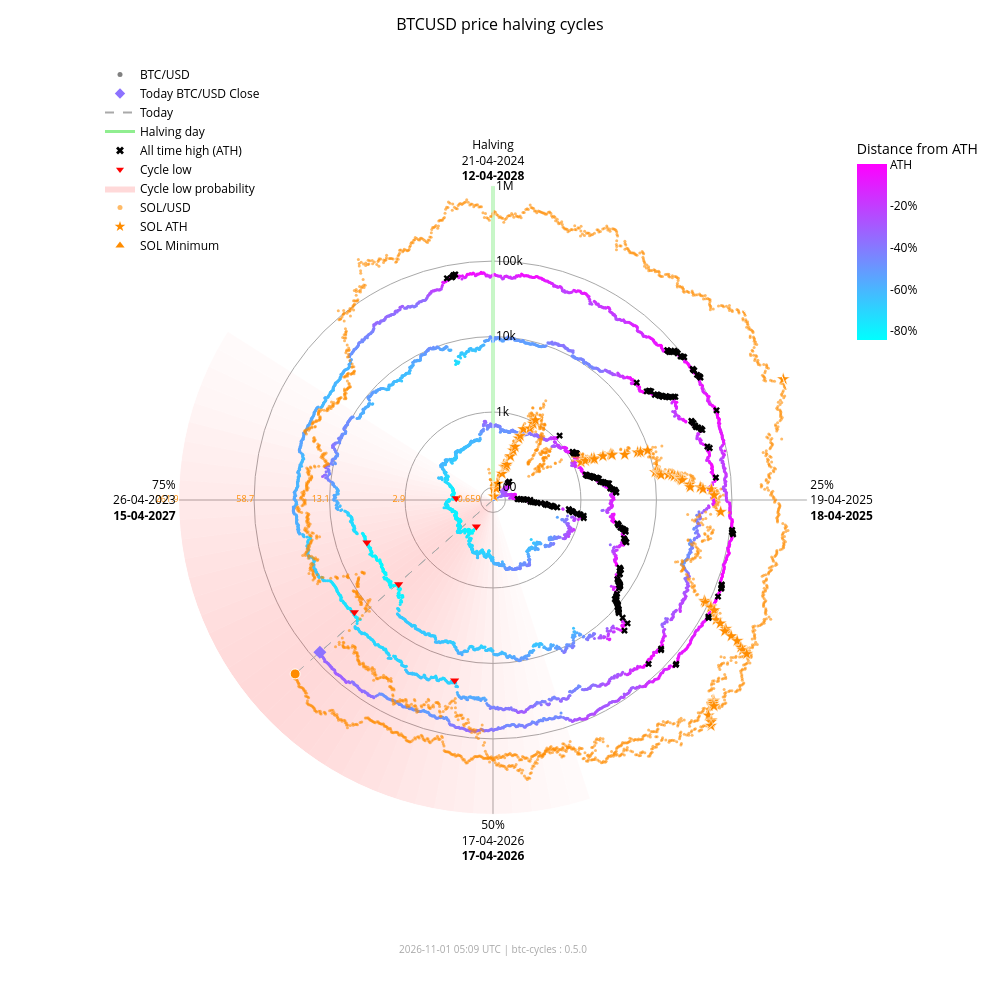

Here is the notebook cell this chart was saved with:
### Markdown cell above
### Interactive chart with overlay

### Code cell
fig_overlay_interactive = btc.plot(
    kind="interactive",
    from_date="2012-11-28",
    overlay=sol,
)
fig_overlay_interactive.show(config={"scrollZoom": True, "displayModeBar": True})

### Figure 1 — Plotly figure (JSON) as saved in the notebook; plotly's stock layout.template omitted (floating-point values rounded to 4 significant figures; data arrays with more than 128 entries replaced by an {"elided": "..."} marker saying what was removed)
{"data": [{"fill": "toself", "fillcolor": "rgba(255,0,0,0.018306980149439524)", "hoverinfo": "skip", "line": {"width": 0}, "mode": "lines", "r": [68.43, 1000000, 1000000, 68.43, 68.43], "showlegend": false, "theta": [162.0, 162.0, 165.6, 165.6, 162.0], "type": "scatterpolar"}, {"fill": "toself", "fillcolor": "rgba(255,0,0,0.02405911634527998)", "hoverinfo": "skip", "line": {"width": 0}, "mode": "lines", "r": [68.43, 1000000, 1000000, 68.43, 68.43], "showlegend": false, "theta": [165.6, 165.6, 169.2, 169.2, 165.6], "type": "scatterpolar"}, {"fill": "toself", "fillcolor": "rgba(255,0,0,0.030803449372254352)", "hoverinfo": "skip", "line": {"width": 0}, "mode": "lines", "r": [68.43, 1000000, 1000000, 68.43, 68.43], "showlegend": false, "theta": [169.2, 169.2, 172.8, 172.8, 169.2], "type": "scatterpolar"}, {"fill": "toself", "fillcolor": "rgba(255,0,0,0.03847233586005252)", "hoverinfo": "skip", "line": {"width": 0}, "mode": "lines", "r": [68.43, 1000000, 1000000, 68.43, 68.43], "showlegend": false, "theta": [172.8, 172.8, 176.4, 176.4, 172.8], "type": "scatterpolar"}, {"fill": "toself", "fillcolor": "rgba(255,0,0,0.04694405159551339)", "hoverinfo": "skip", "line": {"width": 0}, "mode": "lines", "r": [68.43, 1000000, 1000000, 68.43, 68.43], "showlegend": false, "theta": [176.4, 176.4, 180.0, 180.0, 176.4], "type": "scatterpolar"}, {"fill": "toself", "fillcolor": "rgba(255,0,0,0.05605603979818329)", "hoverinfo": "skip", "line": {"width": 0}, "mode": "lines", "r": [68.43, 1000000, 1000000, 68.43, 68.43], "showlegend": false, "theta": [180.0, 180.0, 183.6, 183.6, 180.0], "type": "scatterpolar"}, {"fill": "toself", "fillcolor": "rgba(255,0,0,0.06562330627802694)", "hoverinfo": "skip", "line": {"width": 0}, "mode": "lines", "r": [68.43, 1000000, 1000000, 68.43, 68.43], "showlegend": false, "theta": [183.6, 183.6, 187.2, 187.2, 183.6], "type": "scatterpolar"}, {"fill": "toself", "fillcolor": "rgba(255,0,0,0.07545707932574237)", "hoverinfo": "skip", "line": {"width": 0}, "mode": "lines", "r": [68.43, 1000000, 1000000, 68.43, 68.43], "showlegend": false, "theta": [187.2, 187.2, 190.8, 190.8, 187.2], "type": "scatterpolar"}, {"fill": "toself", "fillcolor": "rgba(255,0,0,0.08537841060169407)", "hoverinfo": "skip", "line": {"width": 0}, "mode": "lines", "r": [68.43, 1000000, 1000000, 68.43, 68.43], "showlegend": false, "theta": [190.8, 190.8, 194.4, 194.4, 190.8], "type": "scatterpolar"}, {"fill": "toself", "fillcolor": "rgba(255,0,0,0.09522272137134848)", "hoverinfo": "skip", "line": {"width": 0}, "mode": "lines", "r": [68.43, 1000000, 1000000, 68.43, 68.43], "showlegend": false, "theta": [194.4, 194.4, 198.0, 198.0, 194.4], "type": "scatterpolar"}, {"fill": "toself", "fillcolor": "rgba(255,0,0,0.10483418800389058)", "hoverinfo": "skip", "line": {"width": 0}, "mode": "lines", "r": [68.43, 1000000, 1000000, 68.43, 68.43], "showlegend": false, "theta": [198.0, 198.0, 201.6, 201.6, 198.0], "type": "scatterpolar"}, {"fill": "toself", "fillcolor": "rgba(255,0,0,0.11405248627197925)", "hoverinfo": "skip", "line": {"width": 0}, "mode": "lines", "r": [68.43, 1000000, 1000000, 68.43, 68.43], "showlegend": false, "theta": [201.6, 201.6, 205.2, 205.2, 201.6], "type": "scatterpolar"}, {"fill": "toself", "fillcolor": "rgba(255,0,0,0.12269756305009562)", "hoverinfo": "skip", "line": {"width": 0}, "mode": "lines", "r": [68.43, 1000000, 1000000, 68.43, 68.43], "showlegend": false, "theta": [205.2, 205.2, 208.8, 208.8, 205.2], "type": "scatterpolar"}, {"fill": "toself", "fillcolor": "rgba(255,0,0,0.13055959037792858)", "hoverinfo": "skip", "line": {"width": 0}, "mode": "lines", "r": [68.43, 1000000, 1000000, 68.43, 68.43], "showlegend": false, "theta": [208.8, 208.8, 212.4, 212.4, 208.8], "type": "scatterpolar"}, {"fill": "toself", "fillcolor": "rgba(255,0,0,0.13740037014073872)", "hoverinfo": "skip", "line": {"width": 0}, "mode": "lines", "r": [68.43, 1000000, 1000000, 68.43, 68.43], "showlegend": false, "theta": [212.4, 212.4, 216.0, 216.0, 212.4], "type": "scatterpolar"}, {"fill": "toself", "fillcolor": "rgba(255,0,0,0.14296927208088228)", "hoverinfo": "skip", "line": {"width": 0}, "mode": "lines", "r": [68.43, 1000000, 1000000, 68.43, 68.43], "showlegend": false, "theta": [216.0, 216.0, 219.6, 219.6, 216.0], "type": "scatterpolar"}, {"fill": "toself", "fillcolor": "rgba(255,0,0,0.14703219887325494)", "hoverinfo": "skip", "line": {"width": 0}, "mode": "lines", "r": [68.43, 1000000, 1000000, 68.43, 68.43], "showlegend": false, "theta": [219.6, 219.6, 223.2, 223.2, 219.6], "type": "scatterpolar"}, {"fill": "toself", "fillcolor": "rgba(255,0,0,0.14940752827264187)", "hoverinfo": "skip", "line": {"width": 0}, "mode": "lines", "r": [68.43, 1000000, 1000000, 68.43, 68.43], "showlegend": false, "theta": [223.2, 223.2, 226.8, 226.8, 223.2], "type": "scatterpolar"}, {"fill": "toself", "fillcolor": "rgba(255,0,0,0.15)", "hoverinfo": "skip", "line": {"width": 0}, "mode": "lines", "r": [68.43, 1000000, 1000000, 68.43, 68.43], "showlegend": false, "theta": [226.8, 226.8, 230.4, 230.4, 226.8], "type": "scatterpolar"}, {"fill": "toself", "fillcolor": "rgba(255,0,0,0.14882314851976614)", "hoverinfo": "skip", "line": {"width": 0}, "mode": "lines", "r": [68.43, 1000000, 1000000, 68.43, 68.43], "showlegend": false, "theta": [230.4, 230.4, 234.0, 234.0, 230.4], "type": "scatterpolar"}, {"fill": "toself", "fillcolor": "rgba(255,0,0,0.14600334989350275)", "hoverinfo": "skip", "line": {"width": 0}, "mode": "lines", "r": [68.43, 1000000, 1000000, 68.43, 68.43], "showlegend": false, "theta": [234.0, 234.0, 237.6, 237.6, 234.0], "type": "scatterpolar"}, {"fill": "toself", "fillcolor": "rgba(255,0,0,0.14176315293000513)", "hoverinfo": "skip", "line": {"width": 0}, "mode": "lines", "r": [68.43, 1000000, 1000000, 68.43, 68.43], "showlegend": false, "theta": [237.6, 237.6, 241.2, 241.2, 237.6], "type": "scatterpolar"}, {"fill": "toself", "fillcolor": "rgba(255,0,0,0.1363869302869166)", "hoverinfo": "skip", "line": {"width": 0}, "mode": "lines", "r": [68.43, 1000000, 1000000, 68.43, 68.43], "showlegend": false, "theta": [241.2, 241.2, 244.8, 244.8, 241.2], "type": "scatterpolar"}, {"fill": "toself", "fillcolor": "rgba(255,0,0,0.13017643696734477)", "hoverinfo": "skip", "line": {"width": 0}, "mode": "lines", "r": [68.43, 1000000, 1000000, 68.43, 68.43], "showlegend": false, "theta": [244.8, 244.8, 248.4, 248.4, 244.8], "type": "scatterpolar"}, {"fill": "toself", "fillcolor": "rgba(255,0,0,0.1234063302665758)", "hoverinfo": "skip", "line": {"width": 0}, "mode": "lines", "r": [68.43, 1000000, 1000000, 68.43, 68.43], "showlegend": false, "theta": [248.4, 248.4, 252.0, 252.0, 248.4], "type": "scatterpolar"}, {"fill": "toself", "fillcolor": "rgba(255,0,0,0.11628949020714345)", "hoverinfo": "skip", "line": {"width": 0}, "mode": "lines", "r": [68.43, 1000000, 1000000, 68.43, 68.43], "showlegend": false, "theta": [252.0, 252.0, 255.6, 255.6, 252.0], "type": "scatterpolar"}, {"fill": "toself", "fillcolor": "rgba(255,0,0,0.108959277972535)", "hoverinfo": "skip", "line": {"width": 0}, "mode": "lines", "r": [68.43, 1000000, 1000000, 68.43, 68.43], "showlegend": false, "theta": [255.6, 255.6, 259.2, 259.2, 255.6], "type": "scatterpolar"}, {"fill": "toself", "fillcolor": "rgba(255,0,0,0.1014715299920515)", "hoverinfo": "skip", "line": {"width": 0}, "mode": "lines", "r": [68.43, 1000000, 1000000, 68.43, 68.43], "showlegend": false, "theta": [259.2, 259.2, 262.8, 262.8, 259.2], "type": "scatterpolar"}, {"fill": "toself", "fillcolor": "rgba(255,0,0,0.09382430417652897)", "hoverinfo": "skip", "line": {"width": 0}, "mode": "lines", "r": [68.43, 1000000, 1000000, 68.43, 68.43], "showlegend": false, "theta": [262.8, 262.8, 266.4, 266.4, 262.8], "type": "scatterpolar"}, {"fill": "toself", "fillcolor": "rgba(255,0,0,0.08598937207621672)", "hoverinfo": "skip", "line": {"width": 0}, "mode": "lines", "r": [68.43, 1000000, 1000000, 68.43, 68.43], "showlegend": false, "theta": [266.4, 266.4, 270.0, 270.0, 266.4], "type": "scatterpolar"}, {"fill": "toself", "fillcolor": "rgba(255,0,0,0.07794710108398434)", "hoverinfo": "skip", "line": {"width": 0}, "mode": "lines", "r": [68.43, 1000000, 1000000, 68.43, 68.43], "showlegend": false, "theta": [270.0, 270.0, 273.6, 273.6, 270.0], "type": "scatterpolar"}, {"fill": "toself", "fillcolor": "rgba(255,0,0,0.06971614429145927)", "hoverinfo": "skip", "line": {"width": 0}, "mode": "lines", "r": [68.43, 1000000, 1000000, 68.43, 68.43], "showlegend": false, "theta": [273.6, 273.6, 277.2, 277.2, 273.6], "type": "scatterpolar"}, {"fill": "toself", "fillcolor": "rgba(255,0,0,0.061371174705723626)", "hoverinfo": "skip", "line": {"width": 0}, "mode": "lines", "r": [68.43, 1000000, 1000000, 68.43, 68.43], "showlegend": false, "theta": [277.2, 277.2, 280.8, 280.8, 277.2], "type": "scatterpolar"}, {"fill": "toself", "fillcolor": "rgba(255,0,0,0.05304520605236535)", "hoverinfo": "skip", "line": {"width": 0}, "mode": "lines", "r": [68.43, 1000000, 1000000, 68.43, 68.43], "showlegend": false, "theta": [280.8, 280.8, 284.4, 284.4, 280.8], "type": "scatterpolar"}, {"fill": "toself", "fillcolor": "rgba(255,0,0,0.044916938988340704)", "hoverinfo": "skip", "line": {"width": 0}, "mode": "lines", "r": [68.43, 1000000, 1000000, 68.43, 68.43], "showlegend": false, "theta": [284.4, 284.4, 288.0, 288.0, 284.4], "type": "scatterpolar"}, {"fill": "toself", "fillcolor": "rgba(255,0,0,0.0371870550186571)", "hoverinfo": "skip", "line": {"width": 0}, "mode": "lines", "r": [68.43, 1000000, 1000000, 68.43, 68.43], "showlegend": false, "theta": [288.0, 288.0, 291.6, 291.6, 288.0], "type": "scatterpolar"}, {"fill": "toself", "fillcolor": "rgba(255,0,0,0.030049603184432498)", "hoverinfo": "skip", "line": {"width": 0}, "mode": "lines", "r": [68.43, 1000000, 1000000, 68.43, 68.43], "showlegend": false, "theta": [291.6, 291.6, 295.2, 295.2, 291.6], "type": "scatterpolar"}, {"fill": "toself", "fillcolor": "rgba(255,0,0,0.023665126797805223)", "hoverinfo": "skip", "line": {"width": 0}, "mode": "lines", "r": [68.43, 1000000, 1000000, 68.43, 68.43], "showlegend": false, "theta": [295.2, 295.2, 298.8, 298.8, 295.2], "type": "scatterpolar"}, {"fill": "toself", "fillcolor": "rgba(255,0,0,0.018141004067302662)", "hoverinfo": "skip", "line": {"width": 0}, "mode": "lines", "r": [68.43, 1000000, 1000000, 68.43, 68.43], "showlegend": false, "theta": [298.8, 298.8, 302.4, 302.4, 298.8], "type": "scatterpolar"}, {"hoverinfo": "skip", "line": {"color": "darkgrey", "dash": "dash", "width": 1}, "mode": "lines", "r": [68.43, 77430.0], "showlegend": false, "theta": [228.7, 228.7], "type": "scatterpolar"}, {"hoverinfo": "skip", "line": {"color": "darkgrey", "dash": "dash", "width": 1}, "mode": "lines", "r": [68.43, 211200.0], "showlegend": false, "theta": [228.7, 228.7], "type": "scatterpolar"}, {"hoverinfo": "skip", "line": {"color": "lightgreen", "width": 3}, "mode": "lines", "r": [68.43, 1000000], "showlegend": false, "theta": [0, 0], "type": "scatterpolar"}, {"hoverinfo": "text", "marker": {"color": {"elided": "4936 str values"}, "size": 3}, "mode": "markers", "r": {"elided": "4936 float values"}, "showlegend": false, "text": {"elided": "4936 str values"}, "theta": {"elided": "4936 float values"}, "type": "scatterpolar"}, {"hoverinfo": "text", "marker": {"color": "#FF8C00", "opacity": 0.6, "size": 3}, "mode": "markers", "r": {"elided": "2396 float values"}, "showlegend": false, "text": {"elided": "2396 str values"}, "theta": {"elided": "2396 float values"}, "type": "scatterpolar"}, {"hoverinfo": "text", "marker": {"color": "#8d72ff", "size": 10, "symbol": "diamond"}, "mode": "markers", "r": [77430.0], "showlegend": false, "text": ["Today<br>Date: 2026-10-31<br>Price: $77,434.75"], "theta": [228.7], "type": "scatterpolar"}, {"hoverinfo": "text", "marker": {"color": "#FF8C00", "line": {"color": "white", "width": 1}, "size": 10, "symbol": "circle"}, "mode": "markers", "r": [211200.0], "showlegend": false, "text": ["Today SOL<br>Date: 2026-10-31<br>Price: $95.35"], "theta": [228.7], "type": "scatterpolar"}, {"hoverinfo": "text", "marker": {"color": "#FF8C00", "line": {"color": "white", "width": 0.5}, "size": 10, "symbol": "star"}, "mode": "markers", "r": [68.43, 76.69, 98.28, 115.1, 160.2, 199.2, 200.3, 203.8, 217.3, 287.8, 349.8, 397.3, 523.3, 573.2, 718.1, 798.5, 948.0, 1078.0, 1271.0, 1461.0, 1785.0, 1908.0, 1917.0, 2530.0, 3215.0, 3302.0, 3322.0, 4795.0, 7121.0, 7760.0, 9679.0, 10370.0, 11210.0, 11600.0, 11830.0, 12190.0, 15220.0, 16990.0, 18090.0, 20010.0, 20730.0, 21720.0, 21920.0, 22700.0, 28100.0, 28410.0, 38550.0, 41750.0, 54000.0, 58230.0, 71670.0, 86520.0, 90770.0, 111800.0, 112400.0, 128500.0, 155700.0, 182600.0, 229400.0, 231200.0, 295100.0, 371400.0, 451600.0, 493500.0, 583700.0, 612100.0, 618900.0, 644000.0, 686600.0, 744100.0, 879500.0, 907500.0, 980900.0, 1000000.0], "showlegend": false, "text": ["SOL ATH<br>Date: 2020-04-10<br>Price: $0.95", "SOL ATH<br>Date: 2020-07-12<br>Price: $1.02", "SOL ATH<br>Date: 2020-07-13<br>Price: $1.18", "SOL ATH<br>Date: 2020-07-15<br>Price: $1.29", "SOL ATH<br>Date: 2020-07-26<br>Price: $1.57", "SOL ATH<br>Date: 2020-07-27<br>Price: $1.78", "SOL ATH<br>Date: 2020-07-28<br>Price: $1.78", "SOL ATH<br>Date: 2020-08-03<br>Price: $1.80", "SOL ATH<br>Date: 2020-08-04<br>Price: $1.87", "SOL ATH<br>Date: 2020-08-06<br>Price: $2.21", "SOL ATH<br>Date: 2020-08-08<br>Price: $2.47", "SOL ATH<br>Date: 2020-08-09<br>Price: $2.67", "SOL ATH<br>Date: 2020-08-10<br>Price: $3.13", "SOL ATH<br>Date: 2020-08-11<br>Price: $3.30", "SOL ATH<br>Date: 2020-08-12<br>Price: $3.77", "SOL ATH<br>Date: 2020-08-28<br>Price: $4.01", "SOL ATH<br>Date: 2020-08-30<br>Price: $4.44", "SOL ATH<br>Date: 2020-08-31<br>Price: $4.78", "SOL ATH<br>Date: 2021-02-02<br>Price: $5.27", "SOL ATH<br>Date: 2021-02-03<br>Price: $5.72", "SOL ATH<br>Date: 2021-02-04<br>Price: $6.43", "SOL ATH<br>Date: 2021-02-05<br>Price: $6.68", "SOL ATH<br>Date: 2021-02-07<br>Price: $6.70", "SOL ATH<br>Date: 2021-02-08<br>Price: $7.88", "SOL ATH<br>Date: 2021-02-10<br>Price: $9.07", "SOL ATH<br>Date: 2021-02-11<br>Price: $9.22", "SOL ATH<br>Date: 2021-02-12<br>Price: $9.25", "SOL ATH<br>Date: 2021-02-19<br>Price: $11.47", "SOL ATH<br>Date: 2021-02-22<br>Price: $14.45", "SOL ATH<br>Date: 2021-02-23<br>Price: $15.20", "SOL ATH<br>Date: 2021-02-24<br>Price: $17.30", "SOL ATH<br>Date: 2021-03-28<br>Price: $18.02", "SOL ATH<br>Date: 2021-03-29<br>Price: $18.85", "SOL ATH<br>Date: 2021-03-30<br>Price: $19.23", "SOL ATH<br>Date: 2021-03-31<br>Price: $19.47", "SOL ATH<br>Date: 2021-04-02<br>Price: $19.81", "SOL ATH<br>Date: 2021-04-03<br>Price: $22.55", "SOL ATH<br>Date: 2021-04-04<br>Price: $24.06", "SOL ATH<br>Date: 2021-04-06<br>Price: $24.96", "SOL ATH<br>Date: 2021-04-07<br>Price: $26.48", "SOL ATH<br>Date: 2021-04-08<br>Price: $27.03", "SOL ATH<br>Date: 2021-04-09<br>Price: $27.78", "SOL ATH<br>Date: 2021-04-11<br>Price: $27.93", "SOL ATH<br>Date: 2021-04-12<br>Price: $28.51", "SOL ATH<br>Date: 2021-04-18<br>Price: $32.30", "SOL ATH<br>Date: 2021-04-21<br>Price: $32.51", "SOL ATH<br>Date: 2021-04-22<br>Price: $38.88", "SOL ATH<br>Date: 2021-04-24<br>Price: $40.74", "SOL ATH<br>Date: 2021-04-25<br>Price: $47.37", "SOL ATH<br>Date: 2021-05-01<br>Price: $49.51", "SOL ATH<br>Date: 2021-05-18<br>Price: $55.91", "SOL ATH<br>Date: 2021-08-16<br>Price: $62.43", "SOL ATH<br>Date: 2021-08-17<br>Price: $64.21", "SOL ATH<br>Date: 2021-08-18<br>Price: $72.54", "SOL ATH<br>Date: 2021-08-19<br>Price: $72.76", "SOL ATH<br>Date: 2021-08-20<br>Price: $78.72", "SOL ATH<br>Date: 2021-08-27<br>Price: $88.09", "SOL ATH<br>Date: 2021-08-28<br>Price: $96.70", "SOL ATH<br>Date: 2021-08-30<br>Price: $110.54", "SOL ATH<br>Date: 2021-09-01<br>Price: $111.03", "SOL ATH<br>Date: 2021-09-02<br>Price: $128.10", "SOL ATH<br>Date: 2021-09-03<br>Price: $146.58", "SOL ATH<br>Date: 2021-09-06<br>Price: $164.38", "SOL ATH<br>Date: 2021-09-07<br>Price: $173.15", "SOL ATH<br>Date: 2021-09-08<br>Price: $191.04", "SOL ATH<br>Date: 2021-10-22<br>Price: $196.43", "SOL ATH<br>Date: 2021-10-23<br>Price: $197.70", "SOL ATH<br>Date: 2021-10-24<br>Price: $202.36", "SOL ATH<br>Date: 2021-10-25<br>Price: $210.10", "SOL ATH<br>Date: 2021-11-02<br>Price: $220.24", "SOL ATH<br>Date: 2021-11-03<br>Price: $242.90", "SOL ATH<br>Date: 2021-11-04<br>Price: $247.39", "SOL ATH<br>Date: 2021-11-06<br>Price: $258.93", "SOL ATH<br>Date: 2025-01-18<br>Price: $261.87"], "theta": [352.0, 15.5, 15.75, 16.25, 19.0, 19.25, 19.5, 21.0, 21.25, 21.75, 22.25, 22.5, 22.75, 23.0, 23.25, 27.25, 27.75, 28.0, 66.75, 67.0, 67.25, 67.5, 68.0, 68.25, 68.75, 69.0, 69.25, 71.0, 71.75, 72.0, 72.25, 80.25, 80.5, 80.75, 81.0, 81.5, 81.75, 82.0, 82.5, 82.75, 83.0, 83.25, 83.75, 84.0, 85.5, 86.25, 86.5, 87.0, 87.25, 88.75, 93.0, 115.5, 115.8, 116.0, 116.2, 116.5, 118.2, 118.5, 119.0, 119.5, 119.8, 120.0, 120.7, 121.0, 121.3, 132.2, 132.5, 132.8, 133.0, 135.0, 135.2, 135.5, 136.0, 67.39], "type": "scatterpolar"}, {"hoverinfo": "text", "marker": {"color": "#FF8C00", "line": {"color": "white", "width": 0.5}, "size": 10, "symbol": "triangle-up"}, "mode": "markers", "r": [68.43], "showlegend": false, "text": ["SOL Minimum<br>Date: 2020-05-11<br>Price: $0.52"], "theta": [0.0], "type": "scatterpolar"}, {"hoverinfo": "text", "marker": {"color": "black", "size": 6, "symbol": "x"}, "mode": "markers", "r": {"elided": "182 float values"}, "showlegend": false, "text": {"elided": "182 str values"}, "theta": {"elided": "182 float values"}, "type": "scatterpolar"}, {"hoverinfo": "text", "marker": {"color": "red", "size": 8, "symbol": "triangle-down"}, "mode": "markers", "r": [178.1, 210.5, 3237.0, 3961.0, 19020.0, 15790.0], "showlegend": false, "text": ["Cycle Low<br>Date: 2015-01-14<br>Price: $178.10<br>ATH distance: -84.5%", "Cycle Low<br>Date: 2015-08-24<br>Price: $210.49<br>ATH distance: -81.7%", "Cycle Low<br>Date: 2018-12-15<br>Price: $3,236.76<br>ATH distance: -83.4%", "Cycle Low<br>Date: 2019-03-15<br>Price: $3,960.91<br>ATH distance: -79.7%", "Cycle Low<br>Date: 2022-06-18<br>Price: $19,017.64<br>ATH distance: -71.9%", "Cycle Low<br>Date: 2022-11-21<br>Price: $15,787.28<br>ATH distance: -76.6%"], "theta": [212.1, 272.7, 228.3, 251.4, 192.0, 231.0], "type": "scatterpolar"}, {"marker": {"color": "grey", "size": 5}, "mode": "markers", "name": "BTC/USD", "r": [null], "theta": [null], "type": "scatterpolar"}, {"marker": {"color": "#8d72ff", "size": 8, "symbol": "diamond"}, "mode": "markers", "name": "Today BTC/USD Close", "r": [null], "theta": [null], "type": "scatterpolar"}, {"line": {"color": "darkgrey", "dash": "dash"}, "mode": "lines", "name": "Today", "r": [null], "theta": [null], "type": "scatterpolar"}, {"line": {"color": "lightgreen", "width": 3}, "mode": "lines", "name": "Halving day", "r": [null], "theta": [null], "type": "scatterpolar"}, {"marker": {"color": "black", "size": 7, "symbol": "x"}, "mode": "markers", "name": "All time high (ATH)", "r": [null], "theta": [null], "type": "scatterpolar"}, {"marker": {"color": "red", "size": 7, "symbol": "triangle-down"}, "mode": "markers", "name": "Cycle low", "r": [null], "theta": [null], "type": "scatterpolar"}, {"fill": "toself", "fillcolor": "rgba(255,0,0,0.15)", "line": {"width": 0}, "mode": "lines", "name": "Cycle low probability", "r": [null], "theta": [null], "type": "scatterpolar"}, {"marker": {"color": "#FF8C00", "opacity": 0.6, "size": 5}, "mode": "markers", "name": "SOL/USD", "r": [null], "theta": [null], "type": "scatterpolar"}, {"marker": {"color": "#FF8C00", "size": 8, "symbol": "star"}, "mode": "markers", "name": "SOL ATH", "r": [null], "theta": [null], "type": "scatterpolar"}, {"marker": {"color": "#FF8C00", "size": 8, "symbol": "triangle-up"}, "mode": "markers", "name": "SOL Minimum", "r": [null], "theta": [null], "type": "scatterpolar"}, {"hoverinfo": "skip", "marker": {"cmax": 0, "cmin": -0.8453, "color": [0], "colorbar": {"len": 0.25, "ticktext": ["ATH", "-20%", "-40%", "-60%", "-80%", "-100%"], "tickvals": [0, -0.2, -0.4, -0.6, -0.8, -1.0], "title": {"text": "Distance from ATH"}, "x": 0.95, "y": 0.92, "yanchor": "top"}, "colorscale": {"elided": "256x2 mixed values"}, "showscale": true, "size": 0}, "mode": "markers", "r": [null], "showlegend": false, "theta": [null], "type": "scatterpolar"}, {"hoverinfo": "skip", "mode": "text", "r": [100, 1000, 10000, 100000, 1000000], "showlegend": false, "text": ["0.659", "2.9", "13.1", "58.7", "261.9"], "textfont": {"color": "#FF8C00", "size": 9}, "textposition": "middle left", "theta": [270, 270, 270, 270, 270], "type": "scatterpolar"}], "layout": {"annotations": [{"font": {"color": "darkgrey", "size": 10}, "showarrow": false, "text": "2026-11-01 05:09 UTC | btc-cycles : 0.5.0", "x": 0.5, "xref": "paper", "y": -0.02, "yref": "paper"}], "font": {"color": "black"}, "height": 1000, "legend": {"bgcolor": "rgba(0,0,0,0)", "font": {"color": "black"}, "x": 0.0, "y": 1.0}, "margin": {"b": 60, "l": 100, "r": 80, "t": 60}, "paper_bgcolor": "white", "plot_bgcolor": "white", "polar": {"angularaxis": {"color": "black", "direction": "clockwise", "gridcolor": "darkgrey", "rotation": 90, "ticktext": ["Halving<br>21-04-2024<br><b>12-04-2028</b>", "25%<br>19-04-2025<br><b>18-04-2025</b>", "50%<br>17-04-2026<br><b>17-04-2026</b>", "75%<br>26-04-2023<br><b>15-04-2027</b>"], "tickvals": [0, 90, 180, 270]}, "bgcolor": "white", "domain": {"x": [0.1, 0.9], "y": [0.05, 0.95]}, "radialaxis": {"angle": 90, "color": "black", "gridcolor": "darkgrey", "range": [1.835, 6.0], "tickangle": 90, "ticktext": ["100", "1k", "10k", "100k", "1M"], "tickvals": [100, 1000, 10000, 100000, 1000000], "type": "log"}}, "title": {"font": {"color": "black", "size": 16}, "text": "BTCUSD price halving cycles", "x": 0.5}, "width": 1000}}
